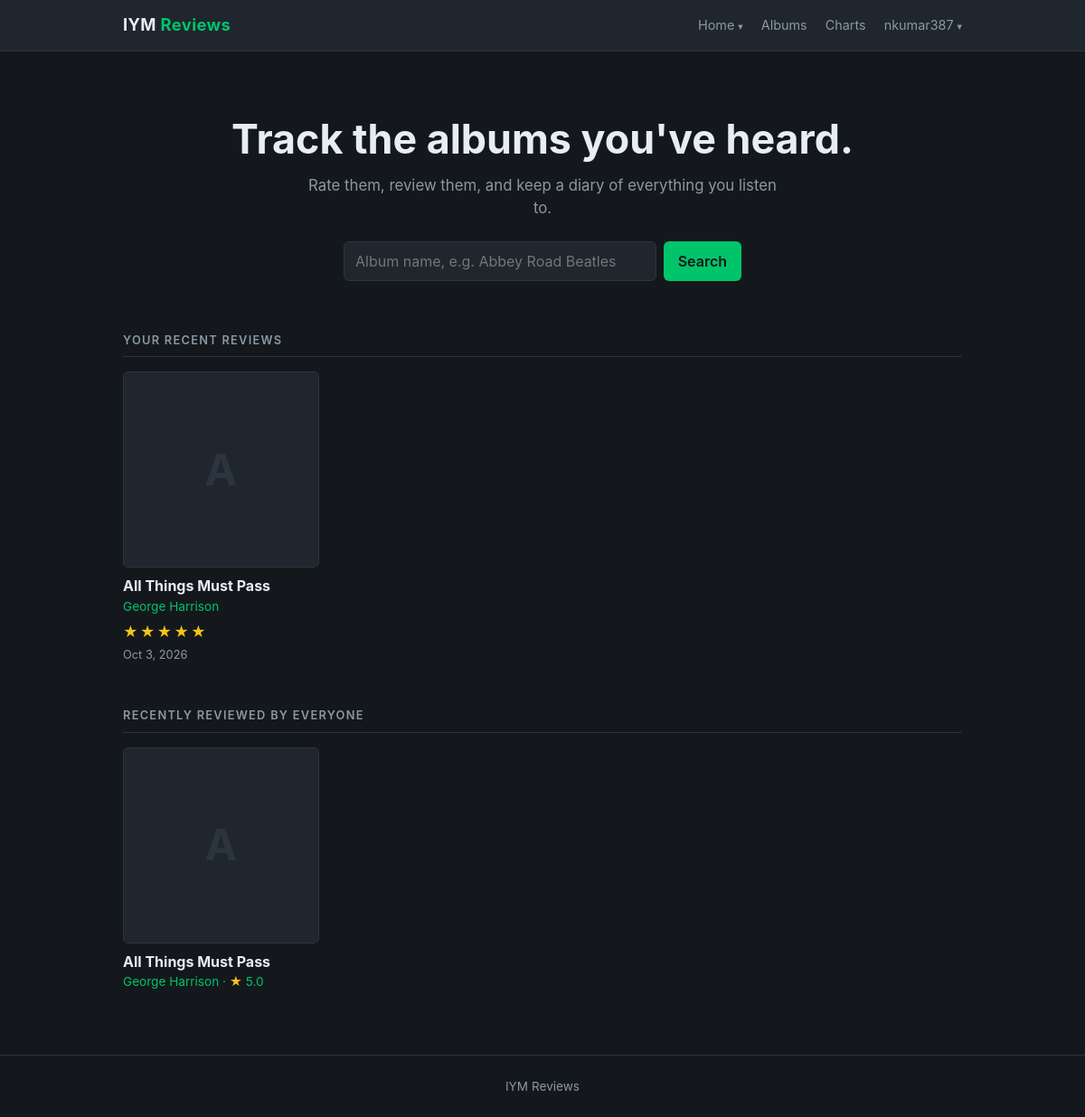
The app's page / (signed in) with its own data.
### albums/models.py (models this page shows, shortened)
class Review(models.Model):
    id = models.AutoField(primary_key=True)
    comment = models.CharField(max_length=255)
    date = models.DateTimeField(auto_now_add=True)
    album = models.ForeignKey(Album, on_delete=models.CASCADE)
    user = models.ForeignKey(User, on_delete=models.CASCADE)
    rating = models.PositiveSmallIntegerField(null = True, blank = True)
    class Meta:
        constraints = [models.UniqueConstraint(fields=['album', 'user'], name='one_review_per_user_per_album')]

class Album(models.Model):
    id = models.AutoField(primary_key=True)
    name = models.CharField(max_length=255)
    artist = models.ForeignKey(Artist, on_delete=models.CASCADE)
    year = models.IntegerField(null=True, blank=True)
    description = models.TextField(blank=True)
    image = models.ImageField(upload_to='album_image/', blank=True)
    cover_url = models.URLField(blank=True, default='')
    mbid = models.CharField(max_length=36, unique=True, null=True, blank=True)

class Artist(models.Model):
    id = models.AutoField(primary_key=True)
    name = models.CharField(max_length=255)
    mbid = models.CharField(max_length=36, unique=True, null=True, blank=True)
    def __str__(self):
        return self.name

### home/views.py (the view)
# urls.py: path('', views.index, name = 'albums.index'),
def index(request):
    template_data = {}
    template_data['title'] = 'Improve Ya Music'
    if request.user.is_authenticated:
        template_data['my_reviews'] = (Review.objects
            .filter(user=request.user)
            .select_related('album', 'album__artist')
            .order_by('-date')[:8])
    template_data['albums'] = (Album.objects
        .annotate(last_review=Max('review__date'), average=Avg('review__rating'))
        .filter(last_review__isnull=False)
        .order_by('-last_review')[:8])
    return render(request, 'home/index.html', {'template_data' : template_data})

### home/templates/home/index.html
{% extends 'base.html' %}
{% block content %}
  <section class="hero">
    <h1>Track the albums you've heard.</h1>
    <p>Rate them, review them, and keep a diary of everything you listen to.</p>
    <form class="search-form" method="GET" action="{% url 'albums.index' %}">
      <input type="search" name="search" placeholder="Album name, e.g. Abbey Road Beatles" aria-label="Search albums">
      <button type="submit">Search</button>
    </form>
  </section>
  {% if user.is_authenticated %}
    <section class="home-section">
      <h2 class="section-title">Your recent reviews</h2>
      {% if template_data.my_reviews %}
        <div class="album-grid">
          {% for review in template_data.my_reviews %}
            {% with album=review.album %}
              <article class="album-card">
                <a href="{% url 'albums.show' id=album.id %}">
                  {% include 'albums/cover.html' %}
                  <h3>{{ album.name }}</h3>
                </a>
                <p class="album-meta"><a href="{% url 'albums.artist' id=album.artist.id %}">{{ album.artist }}</a></p>
                {% if review.rating is not None %}
                  <div class="review-stars" role="img" aria-label="You rated it {{ review.rating }} out of 5 stars">
                    {% for i in "12345" %}<span class="{% if forloop.counter <= review.rating %}star-on{% else %}star-off{% endif %}">★</span>{% endfor %}
                  </div>
                {% else %}
                  <p class="diary-unrated">Not rated</p>
                {% endif %}
                <p class="diary-date">{{ review.date|date:"M j, Y" }}</p>
              </article>
            {% endwith %}
          {% endfor %}
        </div>
      {% else %}
        <div class="empty">You haven't reviewed anything yet. <a href="{% url 'albums.index' %}">Find an album</a> to start your diary.</div>
      {% endif %}
    </section>
  {% endif %}
  <section class="home-section">
    <h2 class="section-title">Recently reviewed by everyone</h2>
    {% if template_data.albums %}
      <div class="album-grid">
        {% for album in template_data.albums %}
          <article class="album-card">
            <a href="{% url 'albums.show' id=album.id %}">
              {% include 'albums/cover.html' %}
              <h3>{{ album.name }}</h3>
            </a>
            <p class="album-meta">
              <a href="{% url 'albums.artist' id=album.artist.id %}">{{ album.artist }}</a>
              {% if album.average is not None %}· <span class="star-on" aria-hidden="true">★</span> {{ album.average|floatformat:1 }}<span class="sr-only"> out of 5</span>{% endif %}
            </p>
          </article>
        {% endfor %}
      </div>
    {% else %}
      <div class="empty">No reviews yet. <a href="{% url 'albums.index' %}">Find an album</a> and be the first.</div>
    {% endif %}
  </section>
{% endblock %}

### albumrating/templates/base.html (shortened to what this page needs)
<!DOCTYPE html>
<html lang="en">
<head>
</head>
<body>
  <header class="navbar">
    <div class="container">
      <a class="brand" href="{% url 'home.index' %}">IYM <span>Reviews</span></a>
      <nav class="nav-links">
        <div class="dropdown">
          <a href="{% url 'home.index' %}">Home</a>
        </div>
        <a href="{% url 'albums.index' %}">Albums</a>
        <a href="{% url 'charts.index' %}">Charts</a>
        {% if user.is_authenticated %}
          <div class="dropdown">
            <a href="{% url 'accounts.logout' %}">{{ user.username }}</a>
          </div>
        {% else %}
          <a href="{% url 'accounts.login' %}">Log in</a>
          <a href="{% url 'accounts.signup' %}">Sign up</a>
        {% endif %}
      </nav>
    </div>
  </header>
  <main class="container">
    {% block content %}{% endblock %}
  </main>
  <footer>
    <div class="container">IYM Reviews</div>
  </footer>
</body>
</html>

### albums/templates/albums/cover.html (shortened to what this page needs)
<div class="album-cover">
  <span aria-hidden="true">{{ album.name|slice:":1" }}</span>
</div>

### albumrating/templates/base.html (style rules this page uses)
:root { --bg: #14181c; --surface: #1f262d; --border: #2c3440; --text: #e6edf3; --muted: #8b98a5; --accent: #00c46a; }
* { box-sizing: border-box; }
body { margin: 0; background: var(--bg); color: var(--text); font-family: -apple-system, BlinkMacSystemFont, "Segoe UI", Roboto, Helvetica, Arial, sans-serif; line-height: 1.5; }
a { color: inherit; text-decoration: none; }
.container { max-width: 960px; margin: 0 auto; padding: 0 16px; }
.navbar { border-bottom: 1px solid var(--border); background: var(--surface); }
.navbar .container { display: flex; align-items: center; justify-content: space-between; height: 56px; }
.brand { font-size: 1.15rem; font-weight: 700; letter-spacing: 0.02em; }
.brand span { color: var(--accent); }
.nav-links { display: flex; gap: 20px; font-size: 0.9rem; color: var(--muted); }
.dropdown { position: relative; }
.dropdown > a::after { content: "▾"; margin-left: 4px; font-size: 0.75em; }
.hero { padding: 72px 0 56px; text-align: center; }
.hero h1 { margin: 0 0 12px; font-size: clamp(1.9rem, 5vw, 2.8rem); line-height: 1.15; }
.hero p { margin: 0 auto; max-width: 520px; color: var(--muted); font-size: 1.05rem; }
.search-form { display: flex; gap: 8px; max-width: 440px; margin: 24px auto 0; }
.search-form input { flex: 1; min-width: 0; padding: 9px 12px; background: var(--surface); border: 1px solid var(--border); border-radius: 6px; color: var(--text); font: inherit; }
.search-form button { padding: 9px 16px; background: var(--accent); border: 0; border-radius: 6px; color: var(--bg); font: inherit; font-weight: 600; cursor: pointer; }
.section-title { margin: 0 0 16px; padding-bottom: 8px; border-bottom: 1px solid var(--border); font-size: 0.8rem; font-weight: 600; letter-spacing: 0.1em; text-transform: uppercase; color: var(--muted); }
.album-grid { display: grid; grid-template-columns: repeat(auto-fill, minmax(180px, 1fr)); gap: 20px; }
.album-card h3 { margin: 10px 0 2px; font-size: 1rem; line-height: 1.3; }
.album-card > a { display: block; }
.album-cover { display: flex; align-items: center; justify-content: center; aspect-ratio: 1; background: var(--surface); border: 1px solid var(--border); border-radius: 6px; font-size: 3rem; font-weight: 700; color: var(--border); }
.album-cover { position: relative; overflow: hidden; }
.album-meta { margin: 0 0 6px; font-size: 0.85rem; color: var(--accent); }
.home-section + .home-section { margin-top: 48px; }
.diary-unrated, .diary-date { margin: 0; font-size: 0.8rem; color: var(--muted); }
.star-on { color: #f5c518; }
.review-stars { margin: 0 0 4px; font-size: 1rem; letter-spacing: 2px; }
footer { margin-top: 64px; padding: 24px 0; border-top: 1px solid var(--border); text-align: center; font-size: 0.85rem; color: var(--muted); }

### records on screen
Review: album.name "All Things Must Pass", album.artist "George Harrison", rating 5 (drawn), date "Oct 3, 2026"
Album: name "All Things Must Pass", artist "George Harrison", average "5.0"

### other values on screen
{{ user.username }} "nkumar387"
